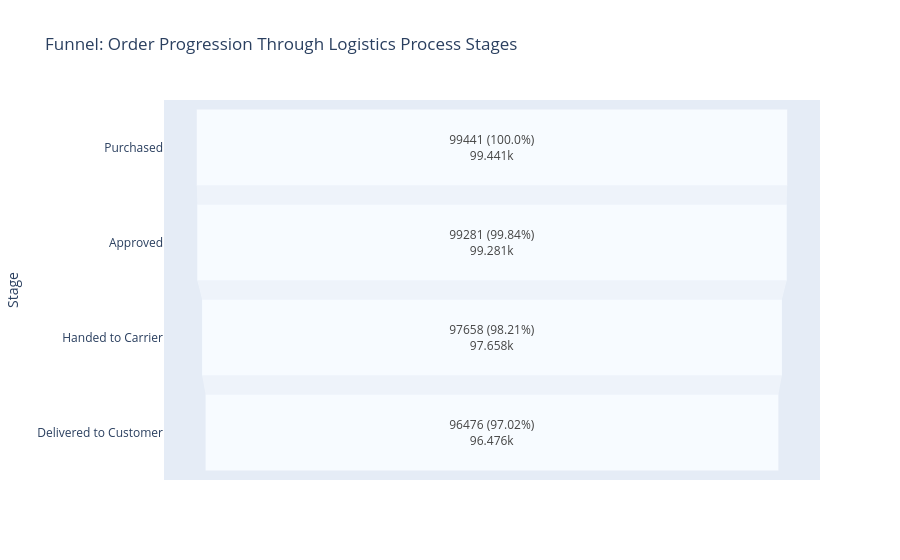

Notebook code cell kept with this figure:
### Markdown cell above
### 2.2 Funnel Chart

The number of orders reaching each stage of the process is measured:

* Purchased (order created) with **order_purchase_timestamp**
* Approved (payment approved) with **order_approved_at**
* Handed to Carrier (shipped to logistics operator) with **order_delivered_carrier_date**
* Delivered to Customer with **order_delivered_customer_date**

### Code cell
# Create stage indicators
df_fun = df.copy()

df_fun["stage_purchased"] = df_fun["order_purchase_timestamp"].notna()
df_fun["stage_approved"] = df_fun["order_approved_at"].notna()
df_fun["stage_handed_to_carrier"] = df_fun["order_delivered_carrier_date"].notna()
df_fun["stage_delivered"] = df_fun["order_delivered_customer_date"].notna()

# Count orders per stage
funnel_data = pd.DataFrame({
    "stage": ["Purchased", "Approved", "Handed to Carrier", "Delivered to Customer"],
    "orders_count": [
        df_fun["stage_purchased"].sum(),
        df_fun["stage_approved"].sum(),
        df_fun["stage_handed_to_carrier"].sum(),
        df_fun["stage_delivered"].sum(),
    ]
})

# % vs start and % vs previous stage
funnel_data["conversion_pct_vs_start"] = (
    funnel_data["orders_count"] / funnel_data.loc[0, "orders_count"] * 100
).round(2)

funnel_data["conversion_pct_vs_prev"] = (
    funnel_data["orders_count"].div(funnel_data["orders_count"].shift(1)) * 100
).round(2)

# Labels to display inside the funnel
funnel_data["label"] = (
    funnel_data["orders_count"].astype(str)
    + " ("
    + funnel_data["conversion_pct_vs_start"].astype(str)
    + "%)"
)

# Create chart with Plotly Express
fig_funnel = px.funnel(
    funnel_data,
    x="orders_count",
    y="stage",
    text="label",
    title="Funnel: Order Progression Through Logistics Process Stages",
    color_discrete_sequence=px.colors.sequential.Blues
)

fig_funnel.update_traces(textposition="inside")
fig_funnel.update_layout(
    xaxis_title="Number of Orders",
    yaxis_title="Stage"
)

fig_funnel.show()
fig_funnel.write_image("funnel_pedidos.png")
# Display the table
funnel_data

### Figure 1 — Plotly figure (JSON) as saved in the notebook; plotly's stock layout.template omitted (floating-point values rounded to 4 significant figures)
{"data": [{"hovertemplate": "orders_count=%{x}<br>stage=%{y}<br>label=%{text}<extra></extra>", "legendgroup": "", "marker": {"color": "rgb(247,251,255)"}, "name": "", "orientation": "h", "showlegend": false, "text": ["99441 (100.0%)", "99281 (99.84%)", "97658 (98.21%)", "96476 (97.02%)"], "textposition": "inside", "type": "funnel", "x": [99441, 99281, 97658, 96476], "xaxis": "x", "y": ["Purchased", "Approved", "Handed to Carrier", "Delivered to Customer"], "yaxis": "y"}], "layout": {"legend": {"tracegroupgap": 0}, "title": {"text": "Funnel: Order Progression Through Logistics Process Stages"}, "xaxis": {"anchor": "y", "domain": [0, 1], "title": {"text": "Number of Orders"}}, "yaxis": {"anchor": "x", "domain": [0, 1], "title": {"text": "Stage"}}}}
